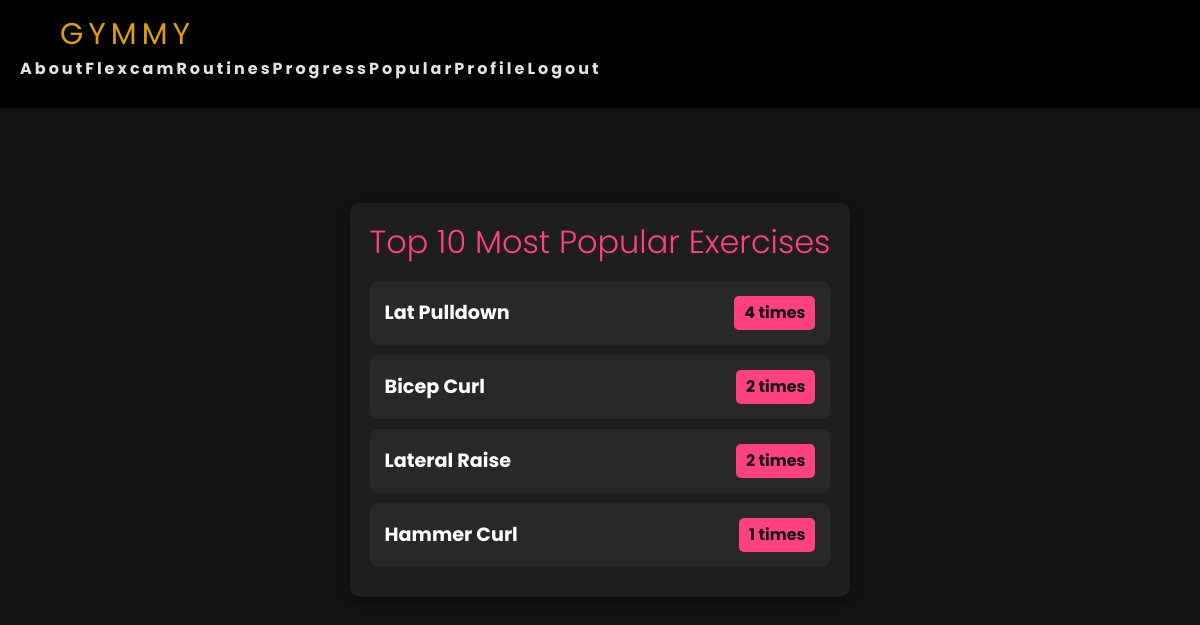
Screenshot of /top-exercises/ (signed in) with the database file from the repository.
### gymmy/models.py (models this page shows, shortened)
class Routines(models.Model):
    routine = models.CharField(max_length=30)
    category = models.ForeignKey(Category, on_delete=models.CASCADE, default=1)
    description = models.CharField(max_length=500, default='', blank=True, null=True)
    image = models.ImageField(upload_to='uploads/routine/')
    favorites = models.ManyToManyField(User, related_name='favourite_routines', blank=True)
    instructions = models.TextField(blank=True, null=True)
    benefits = models.TextField(blank=True, null=True)
    popularity_count = models.PositiveIntegerField(default=0)
    class Meta:
        verbose_name_plural = 'routines'

### gymmy/views.py (the view)
# urls.py: path('top-exercises/', views.top_exercises, name='top_exercises'),
def top_exercises(request):
    top_routines = Routines.objects.all().order_by('-popularity_count')[:10]
    return render(request, 'gymmy/top_exercises.html', {'top_routines': top_routines})

### gymmy/templates/gymmy/top_exercises.html (shortened to what this page needs)
{% extends 'gymmy/base.html' %}
{% load static %}
{% block css %}<link rel="stylesheet" href="{% static 'css/top_exercises.css' %}">{% endblock %}
{% block content %}
<div class="top-exercises-container">
  <h2>Top 10 Most Popular Exercises</h2>
  <ul>
      {% for routine in top_routines %}
      <li>
          <span class="exercise-name">{{ routine.routine }}</span>
          <span class="exercise-count">{{ routine.popularity_count }} times</span>
      </li>
      {% endfor %}
  </ul>
</div>
{% endblock %}

### gymmy/static/css/base.css (style rules this page uses)
* { padding: 0; margin: 0; box-sizing: border-box; }
li::marker { font-size: 3em; line-height: .1; }

### gymmy/static/css/profile.css (style rules this page uses)
* { margin: 0; padding: 0; box-sizing: border-box; font-family: "Poppins", sans-serif; }

### gymmy/static/css/top_exercises.css (style rules this page uses)
* { padding: 0; margin: 0; box-sizing: border-box; }
.top-exercises-container { max-width: 800px; margin: 50px auto; padding: 20px; background-color: #1E1E1E; border-radius: 10px; box-shadow: 0 4px 10px rgba(0, 0, 0, 0.4); }
.top-exercises-container h2 { text-align: center; color: #FF4081; font-size: 2em; margin-bottom: 20px; font-weight: 300; }
.top-exercises-container ul { list-style-type: none; padding: 0; margin: 0; }
.top-exercises-container ul li { background-color: #282828; color: #FFFFFF; padding: 15px; margin: 10px 0; border-radius: 8px; display: flex; justify-content: space-between; align-items: center; transition: background-color 0.3s ease; }
.top-exercises-container ul li span.exercise-name { font-size: 1.2em; font-weight: bold; }
.top-exercises-container ul li span.exercise-count { background-color: #FF4081; color: #121212; padding: 5px 10px; border-radius: 5px; font-weight: bold; }

### rows the page displays
Routines: routine "Lat Pulldown", popularity_count "4"
Routines: routine "Bicep Curl", popularity_count "2"
Routines: routine "Lateral Raise", popularity_count "2"
Routines: routine "Hammer Curl", popularity_count "1"
